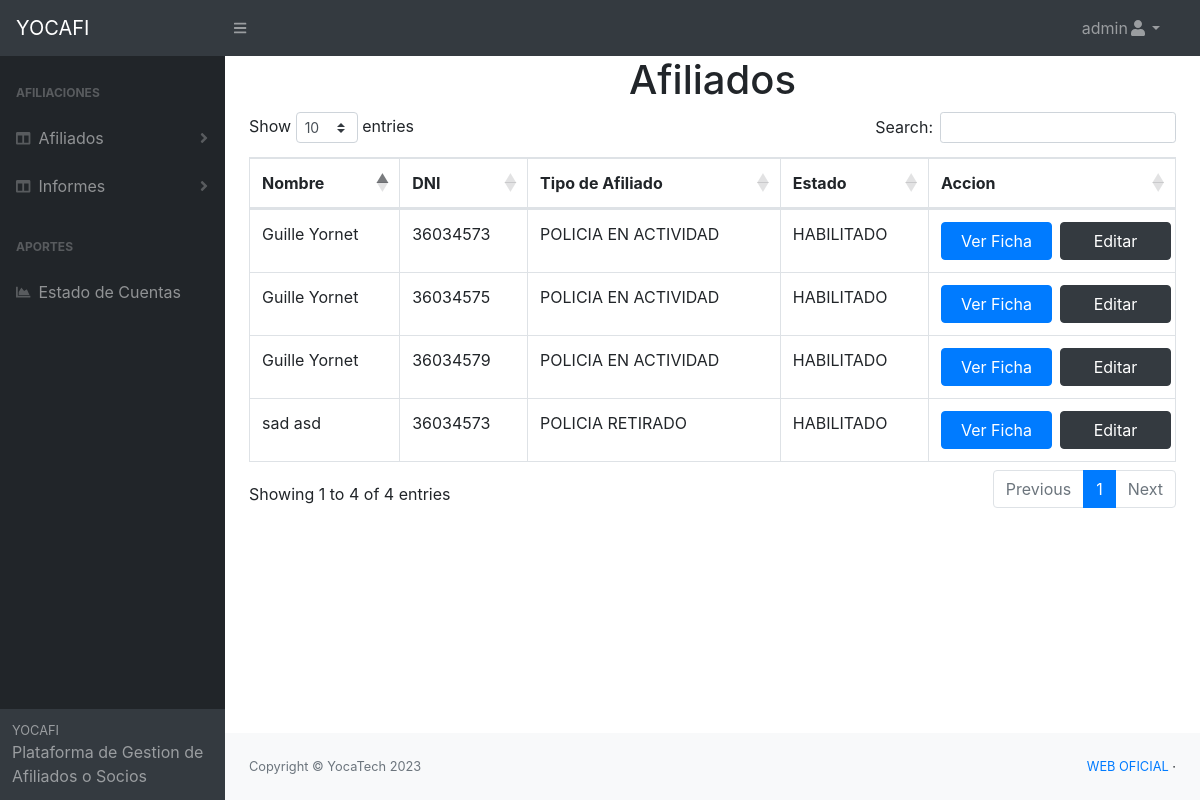
Before: /pages/ver_afiliados.php (signed in) with the older database file.
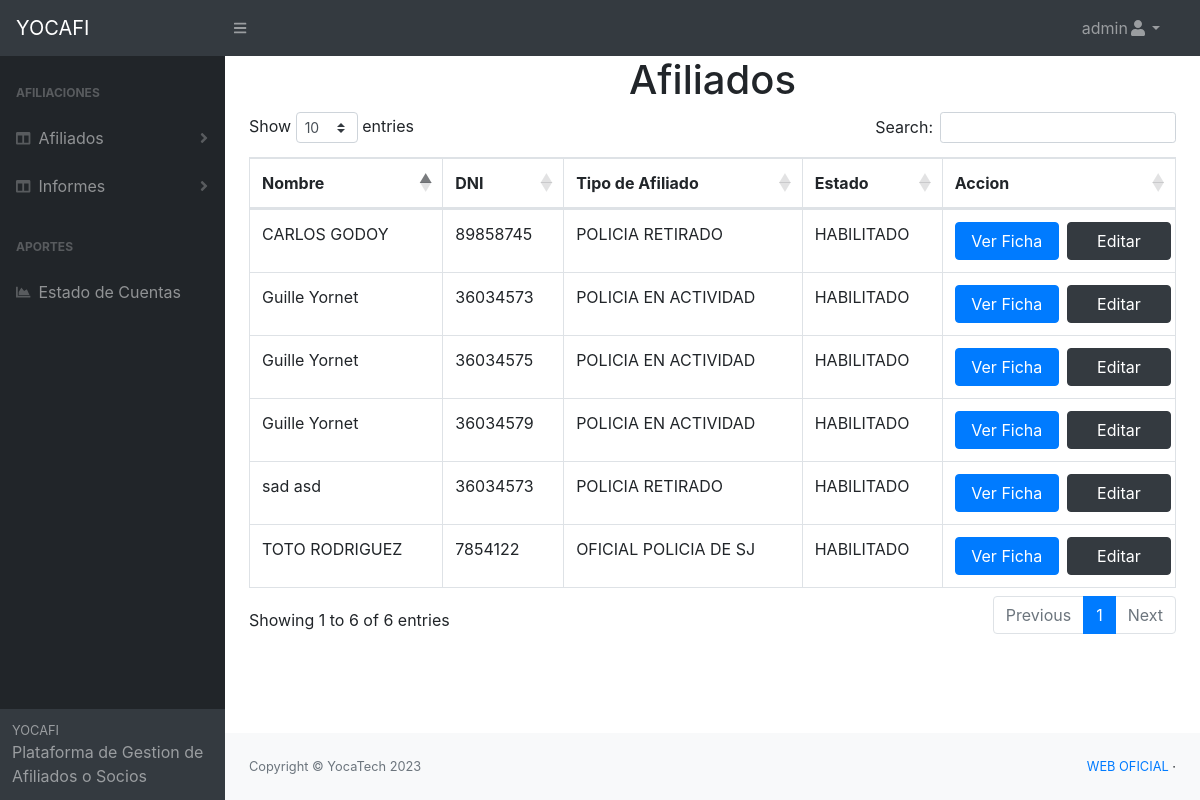
After: the same page with the newer database file.
### tables this page shows
CREATE TABLE `afiliado_titular` (
  `id` int(11) NOT NULL,
  `nombre` text NOT NULL,
  `apellido` text NOT NULL,
  `dni` text NOT NULL,
  `fecha_nacimiento` date NOT NULL,
  `domicilio` text NOT NULL,
  `telefono` text NOT NULL,
  `email` text DEFAULT NULL,
  `departamento` text NOT NULL,
  `estado_civil` text NOT NULL,
  `genero` text NOT NULL,
  `tipo_socio` text NOT NULL,
  `servicio_salud` varchar(10) NOT NULL,
  `socio_vitalicio` varchar(10) NOT NULL,
  `padron` text NOT NULL,
  `sector_laboral` text NOT NULL,
  `fecha_carga` date DEFAULT NULL,
  `hora_carga` time DEFAULT NULL,
  `usuario_carga` text NOT NULL,
  `estado` text DEFAULT NULL,
  `fecha_estado` date DEFAULT NULL,
  `hora_estado` time DEFAULT NULL,
  `usuario_estado` text DEFAULT NULL,
  `fecha_baja` date DEFAULT NULL,
  `hora_baja` time DEFAULT NULL,
  `usuario_baja` text DEFAULT NULL,
  `fecha_edicion` date DEFAULT NULL,
  `hora_edicion` time DEFAULT NULL,
  `usuario_edita` text DEFAULT NULL
);

### pages/ver_afiliados.php (the view, shortened to what this page needs)
<?php
    require 'conexion.php';
    $usuario = $_SESSION['usuario'];
    $tipo_usuario = $_SESSION['tipo_usuario'];
    $sql = "SELECT * FROM afiliado_titular";
    $resultado = $mysqli->query($sql);
?>
<?php
    include "header.php";
?>
    <body class="sb-nav-fixed">
    <?php
    include "nav_principal.php";
    ?>
        <div id="layoutSidenav">
           <?php
           include "inc_nav.php";
           ?>
            <div id="layoutSidenav_content">
                <main>
                    <h1 class="text-center">Afiliados</h1>
    <div class="container">
       <div class="row">
           <div class="col-lg-12">
            <table id="example" class="table table-bordered  display nowrap" cellspacing="0" width="100%">
                <thead>
                    <tr>
                        <th>Nombre</th>
                        <th>DNI</th>
                        <th>Tipo de Afiliado</th>
                        <th>Estado</th>
                        <th>Accion</th>
                    </tr>
                </thead>
                <tbody>
                   <?php while ($row = $resultado->fetch_assoc()) { ?>
                    <tr>
                        <td><?php echo $row['nombre']." ".$row['apellido']; ?></td>
                        <td><?php echo $row['dni']; ?></td>
                        <td><?php echo $row['tipo_socio']; ?></td>
                        <td><?php echo $row['estado']; ?></td>
                             <td><a href="ver_ficha.php?id=<?php echo $row['id']; ?>"class='btn btn-primary col-6 mr-2'>Ver Ficha</a><a href="editar_ficha.php?id=<?php echo $row['id']; ?>"class='btn btn-dark col-6'>Editar</a></td>
                    </tr>
                    <?php } ?>
                </tbody>
            </table>
           </div>
       </div>
    </div>
                </main>
                <?php
                    include "footer.php";
                ?>
            </div>
        </div>
    </body>
</html>

### pages/header.php (shortened to what this page needs)
<!DOCTYPE html>
<html lang="es">
    <head>
        <link rel="stylesheet" type="" href="../bootstrap/css/bootstrap.min.css">
        <link rel="stylesheet" type="" href="../css/estilos.css">
        <link href="../css/styles.css" rel="stylesheet" />
        <link href="https://cdn.datatables.net/1.10.20/css/dataTables.bootstrap4.min.css" rel="stylesheet" />
    <link rel="stylesheet" href="https://stackpath.bootstrapcdn.com/bootstrap/4.4.1/css/bootstrap.min.css">
<link rel="stylesheet" type="text/css" href="https://cdn.datatables.net/v/bs4/dt-1.10.20/datatables.min.css"/>
<link rel="stylesheet" type="text/css" href="https://cdn.datatables.net/responsive/2.2.3/css/responsive.dataTables.min.css">
    <link rel="stylesheet" type="" href="../bootstrap/css/bootstrap.min.css">
    <link rel="stylesheet" type="" href="../css/estilos.css">
    <link href="../css/styles.css" rel="stylesheet" />
    <link href="https://cdn.datatables.net/1.10.20/css/dataTables.bootstrap4.min.css" rel="stylesheet" />
	</head>

### pages/nav_principal.php (shortened to what this page needs)
<nav class="sb-topnav navbar navbar-expand navbar-dark bg-dark">
            <a class="navbar-brand" href="principal.php">YOCAFI</a><button class="btn btn-link btn-sm order-1 order-lg-0" id="sidebarToggle" href="#"><i class="fas fa-bars"></i></button
			>
            <ul class="navbar-nav ml-auto mr-0 mr-md-3 my-2 my-md-0">
                <li class="nav-item dropdown">
                    <a class="nav-link dropdown-toggle" id="userDropdown" href="#" role="button" data-toggle="dropdown" aria-haspopup="true" aria-expanded="false"><?php echo $usuario; ?><i class="fas fa-user fa-fw"></i></a>
				</li>
			</ul>
		</nav>

### pages/inc_nav.php (shortened to what this page needs)
<div id="layoutSidenav_nav">
               <nav class="sb-sidenav accordion sb-sidenav-dark" id="sidenavAccordion">
                   <div class="sb-sidenav-menu">
                       <div class="nav">
						<?php if($tipo_usuario == 1) { ?>
							<div class="sb-sidenav-menu-heading">Afiliaciones</div>
								<a class="nav-link collapsed" href="#" data-toggle="collapse" 						data-target="#afiliaciones" aria-expanded="false" aria-controls="afiliaciones">
									<div class="sb-nav-link-icon"><i class="fas fa-columns"></i></div>
                               		Afiliados
                               		<div class="sb-sidenav-collapse-arrow"><i class="fas fa-angle-down"></i></div>
								</a>
									<a class="nav-link collapsed" href="#" data-toggle="collapse" 						data-target="#informes" aria-expanded="false" aria-controls="informes">
									<div class="sb-nav-link-icon"><i class="fas fa-columns"></i></div>
                               		Informes
                               		<div class="sb-sidenav-collapse-arrow"><i class="fas fa-angle-down"></i></div>
								</a>
							<div class="sb-sidenav-menu-heading">Aportes</div>
                            <a class="nav-link" href="estados_cuentas.php"
						><div class="sb-nav-link-icon"><i class="fas fa-chart-area"></i></div>
						Estado de Cuentas</a>
						<?php } ?>
					</div>
				</div>
       	        <div class="sb-sidenav-footer">
                       <div class="small">YOCAFI</div>
                       Plataforma de Gestion de Afiliados o Socios
				</div>
			</nav>
		</div>

### pages/footer.php
<footer class="py-4 bg-light mt-auto">
                    <div class="container-fluid">
                        <div class="d-flex align-items-center justify-content-between small">
                            <div class="text-muted">Copyright &copy; YocaTech 2023</div>
                            <div>
                                <a href="http://www.yocatech.com">WEB OFICIAL</a>
                                &middot;
							</div>
						</div>
					</div>
				</footer>

Changed rows visible on the page:
added afiliado_titular: nombre "CARLOS", apellido "GODOY", dni "89858745", tipo_socio "POLICIA RETIRADO", estado "HABILITADO"
added afiliado_titular: nombre "TOTO", apellido "RODRIGUEZ", dni "7854122", tipo_socio "OFICIAL POLICIA DE SJ", estado "HABILITADO"
Other visible differences:
text written by a page script: "Show entries Search: Showing 1 to 4 of 4 entries Previous 1 Next" → "Show entries Search: Showing 1 to 6 of 6 entries Previous 1 Next"
